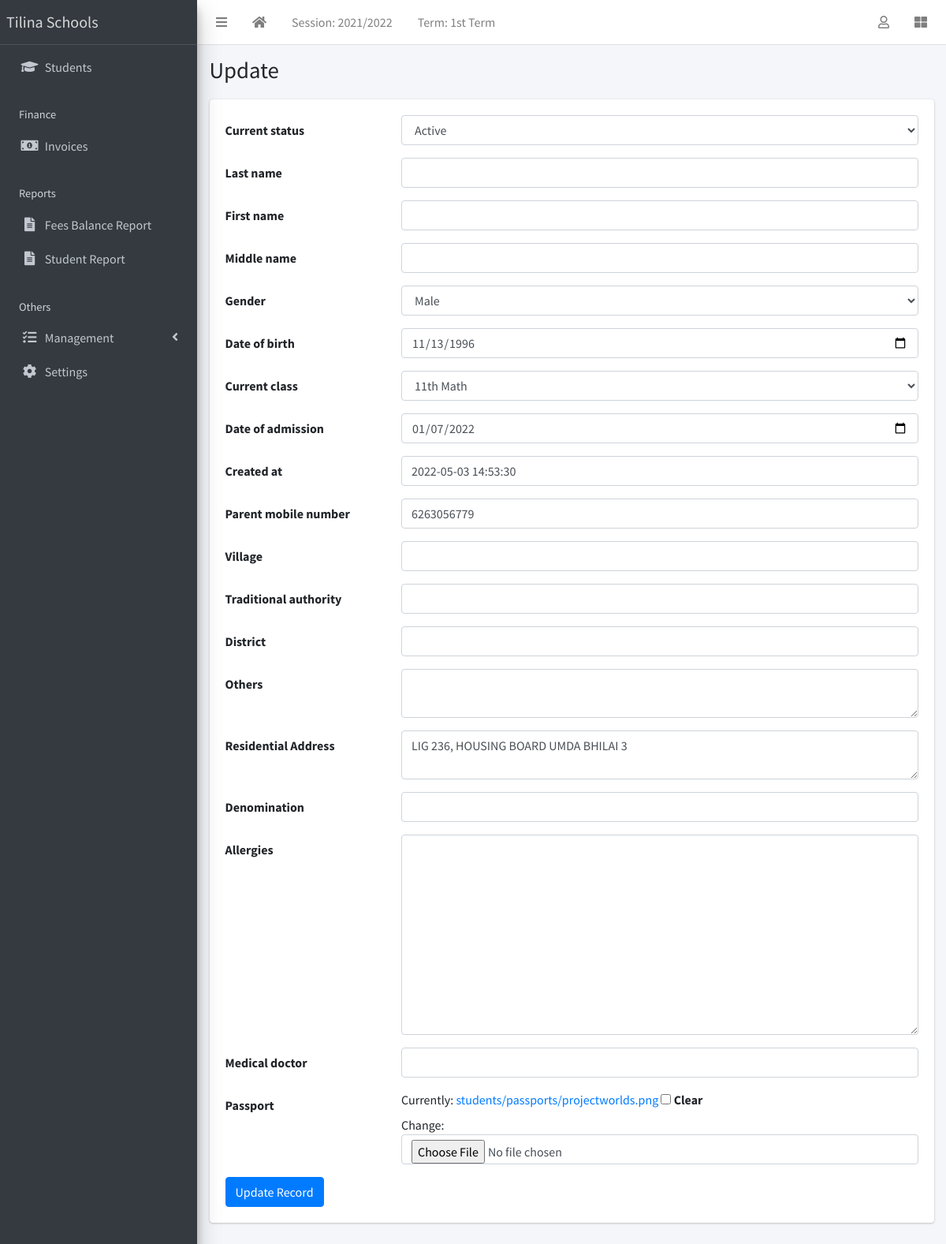
The app's page /student/1/update/ (signed in) with its own data.
### apps/corecode/models.py (models this page shows, shortened)
class AcademicSession(models.Model):
    name = models.CharField(max_length=200, unique=True)
    current = models.BooleanField(default=True)
    class Meta:
        ordering = ["-name"]

class AcademicTerm(models.Model):
    name = models.CharField(max_length=20, unique=True)
    current = models.BooleanField(default=True)
    class Meta:
        ordering = ["name"]

### apps/students/models.py (models this page shows, shortened)
class Student(models.Model):
    STATUS_CHOICES = [("active", "Active"), ("inactive", "Inactive")]
    GENDER_CHOICES = [("male", "Male"), ("female", "Female")]
    current_status = models.CharField(
        max_length=10, choices=STATUS_CHOICES, default="active"
    )
    last_name = models.CharField(max_length=60)
    first_name = models.CharField(max_length=60)
    middle_name = models.CharField(max_length=60, blank=True)
    gender = models.CharField(max_length=10, choices=GENDER_CHOICES, default="male")
    date_of_birth = models.DateField(default=timezone.now)
    current_class = models.ForeignKey(
        StudentClass, on_delete=models.SET_NULL, blank=True, null=True
    )
    date_of_admission = models.DateField(default=timezone.now)
    created_at = models.DateTimeField(default=timezone.now)
    mobile_num_regex = RegexValidator(
        regex="^[0-9]{10,15}$", message="Entered mobile number isn't in a right format!"
    )
    parent_mobile_number = models.CharField(
        validators=[mobile_num_regex], max_length=13, blank=True
    )
    village = models.CharField(max_length=60)
    traditional_authority = models.CharField(max_length=60)
    district = models.CharField(max_length=60)
    others = models.TextField(blank=True)
    address = models.TextField(blank=True, verbose_name="Residential Address")
    denomination = models.CharField(max_length=60)
    allergies = models.TextField(blank=True)
    medical_doctor = models.CharField(max_length=60)
    passport = models.ImageField(blank=True, upload_to="students/passports/")
    class Meta:
        ordering = ["last_name", "first_name", "middle_name"]
    def __str__(self):
        return f"{self.last_name} {self.first_name} {self.middle_name}"

### apps/students/views.py (the view)
# urls.py: path("<int:pk>/update/", StudentUpdateView.as_view(), name="student-update"),
class StudentUpdateView(LoginRequiredMixin, SuccessMessageMixin, UpdateView):
    model = Student
    fields = "__all__"
    success_message = "Record successfully updated."
    def get_form(self):
        form = super(StudentUpdateView, self).get_form()
        form.fields["date_of_birth"].widget = widgets.DateInput(attrs={"type": "date"})
        form.fields["date_of_admission"].widget = widgets.DateInput(
            attrs={"type": "date"}
        )
        form.fields["address"].widget = widgets.Textarea(attrs={"rows": 2})
        form.fields["others"].widget = widgets.Textarea(attrs={"rows": 2})
        return form

### apps/corecode/context_processors.py (called while the page is built)
def site_defaults(request):
    current_session = AcademicSession.objects.get(current=True)
    current_term = AcademicTerm.objects.get(current=True)
    vals = SiteConfig.objects.all()
    contexts = {
        "current_session": current_session.name,
        "current_term": current_term.name,
    }
    for val in vals:
        contexts[val.key] = val.value
    return contexts

### apps/corecode/models.py (called while the page is built)
    def __str__(self):
        return self.name

### apps/students/templates/students/student_form.html (shortened to what this page needs)
{% extends 'base.html' %}
{% block title %}
  {% if object %}
    Update {{ object }}
  {% else %}
    Add new student
  {% endif %}
{% endblock title %}
{% block content %}
<form action="" method="POST" enctype="multipart/form-data">
  {% include 'corecode/form_snippet.html' %}
  {% if object %}
    <input type="submit" class="btn btn-primary" value="Update Record">
  {% else %}
    <input type="submit" class="btn btn-primary" value="Add new student">
  {% endif %}
</form>
{% endblock content %}

### templates/base.html (shortened to what this page needs)
{% load static %}
<!DOCTYPE html>
<html lang="en">
<head>
  <link rel="stylesheet" href="{% static 'plugins/fontawesome-free/css/all.min.css' %}">
  <link rel="stylesheet" href="{% static 'plugins/toastr/toastr.min.css' %}">
  <link rel="stylesheet"
    href="{% static 'plugins/overlayScrollbars/css/OverlayScrollbars.min.css' %}">
  <link rel="stylesheet" href="{% static 'plugins/Datatables/datatables.min.css' %}" />
  <link rel="stylesheet" href="{% static 'dist/css/adminlte.min.css' %}">
</head>
<body
  class="hold-transition sidebar-mini layout-fixed layout-navbar-fixed layout-footer-fixed">
  <div class="wrapper">
    <nav class="main-header navbar navbar-expand navbar-white navbar-light">
      <ul class="navbar-nav">
        <li class="nav-item">
          <a class="nav-link" data-widget="pushmenu" href="#" role="button"><i
              class="fas fa-bars"></i></a>
        </li>
        <li class="nav-item d-none d-sm-inline-block">
          <a href="{% url 'home' %} " class="nav-link"><i class="fa fa-home"></i></a>
        </li>
        <li class="nav-item d-none d-sm-inline-block">
          <a href="{% url 'current-session' %}" class="nav-link">Session: {{ current_session }}</a>
        </li>
        <li class="nav-item d-none d-sm-inline-block">
          <a href="{% url 'current-session' %}" class="nav-link">Term: {{ current_term }}</a>
        </li>
      </ul>
      <ul class="navbar-nav ml-auto">
        <li class="nav-item dropdown">
          <a class="nav-link" data-toggle="dropdown" href="#">
            <i class="far fa-user"></i>
          </a>
        </li>
        <li class="nav-item">
          <a class="nav-link" data-widget="control-sidebar" data-slide="true"
            href="#" role="button"><i class="fas fa-th-large"></i></a>
        </li>
      </ul>
    </nav>
    <aside class="main-sidebar sidebar-dark-primary elevation-4">
      <a href="{% url 'home' %}" class="brand-link">Tilina Schools</a>
      <div class="sidebar">
        <nav class="mt-2">
          <ul class="nav nav-pills nav-sidebar flex-column"
            data-widget="treeview" role="menu" data-accordion="false">
            <li class="nav-item">
              <a href="{% url 'student-list' %}" class="nav-link">
                <i class="nav-icon fas fa-graduation-cap"></i>
                <p>
                  Students
                </p>
              </a>
            </li>
            <li class="nav-header">Finance</li>
            <li class="nav-item">
              <a href="{% url 'invoice-list' %}" class="nav-link">
                <i class="nav-icon fas fa-money-bill-alt"></i>
                <p>
                  Invoices
                </p>
              </a>
            </li>
            <li class="nav-header">Reports</li>
            <li class="nav-item">
              <a href="#" class="nav-link">
                <i class="nav-icon fas fa-file-alt"></i>
                <p>
                  Fees Balance Report
                </p>
              </a>
            </li>
            <li class="nav-item">
              <a href="#" class="nav-link">
                <i class="nav-icon fas fa-file-alt"></i>
                <p>
                  Student Report
                </p>
              </a>
            </li>
            <li class="nav-header">Others</li>
            <li class="nav-item has-treeview">
              <a href="#" class="nav-link">
                <i class="nav-icon fas fa-tasks"></i>
                <p>
                  Management
                  <i class="fas fa-angle-left right"></i>
                </p>
              </a>
            </li>
            <li class="nav-item">
              <a href="{% url 'configs' %}" class="nav-link">
                <i class="nav-icon fas fa-cog"></i>
                <p>
                  Settings
                </p>
              </a>
            </li>
          </ul>
        </nav>
      </div>
    </aside>
    <div class="content-wrapper">
      <section class="content-header">
        <div class="container-fluid">
          <div class="row mb-1">
            <div class="col-sm-8">
              <h1>{% block title %}{% endblock title %}</h1>
            </div>
            <div class="col-sm-4">
            </div>
          </div>
        </div>
      </section>
      <section class="content">
        <div class="container-fluid">
          <div class="row">
            <div class="col-md-12">
              {% block fullcard %}
              <div class="card">
                <div class="card-body">
                  <div class="row">
                    <div class="col">
                      {% block content %}
                      {% endblock content %}
                    </div>
                  </div>
                </div>
              </div>
              {% endblock fullcard %}
            </div>
          </div>
        </div>
      </section>
    </div>
  </div>
</body>
</html>

### apps/corecode/templates/corecode/form_snippet.html (shortened to what this page needs)
{% load widget_tweaks %}
{% for field in form %}
<div class="form-group row">
  <label class="col-sm-3 col-form-label" for="{{ field.auto_id }}">
    {{ field.label }}
  </label>
  <div class="col-sm-9">
    {{ field | add_class:"form-control"}}
  </div>
</div>
{% endfor %}

### records on screen
AcademicSession: name "2021/2022"
AcademicTerm: name "1st Term"
Student: current_status "Active" "Male" "11/13/1996" "11th Math" "01/07/2022" "2022-05-03 14:53:30" "6263056779" "LIG 236, HOUSING BOARD UMDA BHILAI 3"

### other values on screen
{{ field.label }} "Current status" "Last name" "First name" "Middle name" "Gender" "Date of birth" "Current class" "Date of admission" "Created at" "Parent mobile number" "Village" "Traditional authority" "District" "Others" "Residential Address" "Denomination" "Allergies" "Medical doctor" "Passport"
